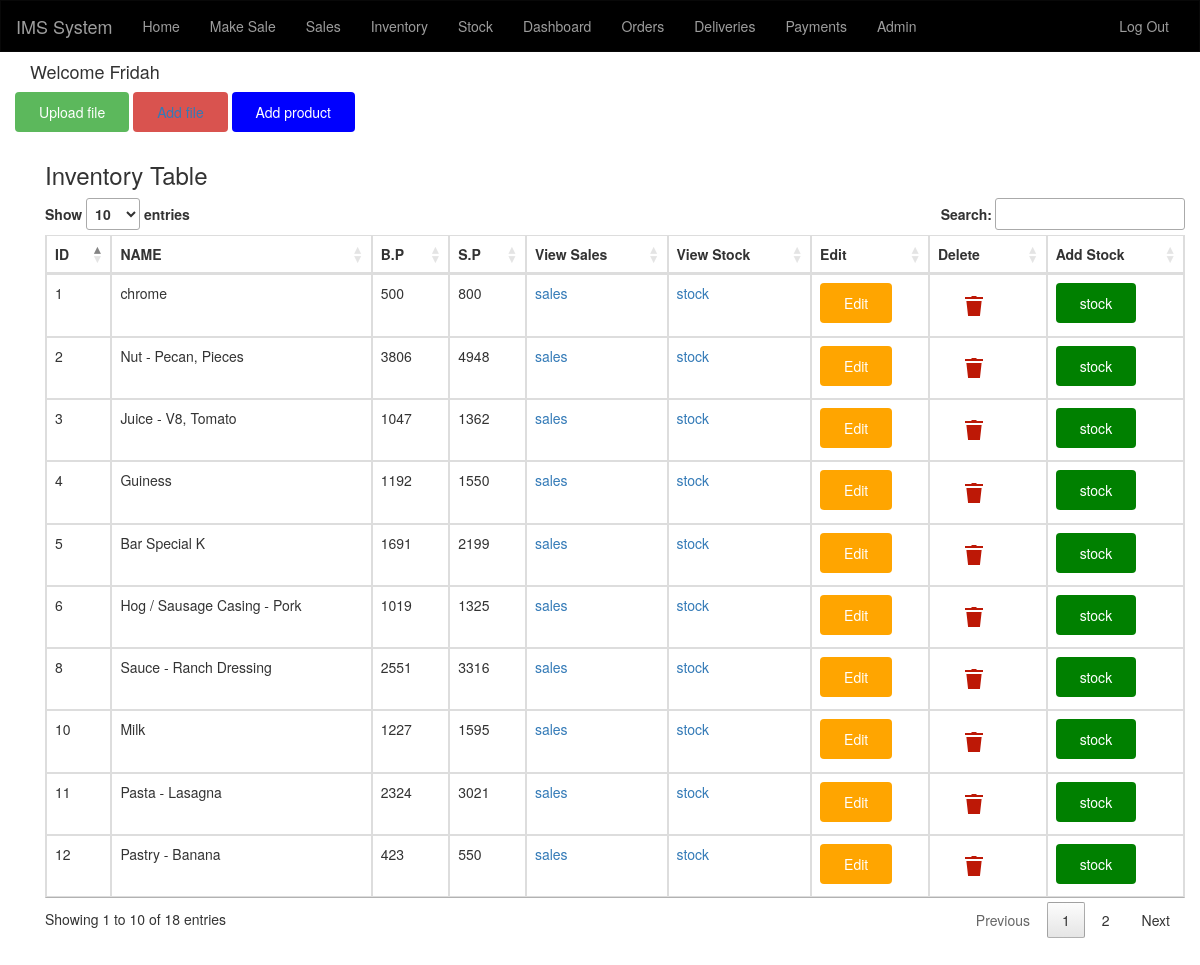
The page /inventory (signed in) on the database its author committed.
### app/models/users.py (models this page shows)
class Users(UserMixin,db.Model):
    __tablename__ = "users"
    id = db.Column(db.Integer, primary_key=True)
    email = db.Column(db.String(100),nullable=False, unique=True)
    password = db.Column(db.String(100), server_default='')
    username = db.Column(db.String(1000))
    role = db.Column(db.String(1000))

### app/models/products.py (models this page shows)
class Products(db.Model):
    __tablename__ = 'products'
    id = db.Column(db.Integer, primary_key=True)
    name = db.Column(db.String(80), unique=True, nullable=False)
    bp = db.Column(db.Integer,  nullable=False)
    sp = db.Column(db.Integer, nullable=False)
    user_id = db.Column(db.Integer, db.ForeignKey('users.id'))

### app/main.py (the view)
@app.route('/inventory')
@login_required
def inventory():
    records =Products.query.all()
    name=current_user.username
    return render_template('inventory.html',myData=records,name= name)

### app/main.py (called while the page is built)
@app.before_first_request
def create_tables():
    db.create_all()
    login_manager = LoginManager()
    login_manager.login_view = 'login'
    login_manager.init_app(app)
    @login_manager.user_loader
    def load_user(user_id):
        return Users.query.get(int(user_id))

def login_required(f):
    @wraps(f)
    def wrapper(*args, **kwargs):
        if not current_user.is_authenticated :
            flash('Login first to access this page.')
            return redirect('/login')
        else:
            return  f(*args, **kwargs)
    return wrapper

@app.context_processor
def utility_processor():
    def compute_quanity(orderID: int):
        inv = OrderDetails.query.with_entities(OrderDetails.quantity,Products.sp).join(Products).filter(OrderDetails.order_id == orderID).all()
        totals = list(map(lambda tupl: tupl[0]* tupl[1], inv))
        return sum(totals)
    return dict(compute_quanity=compute_quanity)

@app.teardown_appcontext
def shutdown_session(exception=None):
    db.session.remove()

### app/templates/inventory.html (shortened to what this page needs)
<!DOCTYPE html>
<html lang="en">
<head>
  <link rel="stylesheet" href="/static/css/datatables.min.css">
  <link rel="stylesheet" href="/static/css/bootstrap.min.css">
  <link rel="stylesheet" href="/static/css/font-awesome4.7.0.min.css">
</head>
<body>
<nav class="navbar navbar-inverse">
  <div class="container-fluid">
    <div class="navbar-header">
      <a class="navbar-brand" href="#">IMS System</a>
    </div>
    <div class="collapse navbar-collapse" id="myNavbar">
      <ul class="nav navbar-nav">
        <li><a href="/">Home</a></li>
        {% if current_user.is_authenticated %}
           {% if current_user.role == 'Employee' %}
              <li ><a href="/makeorder">Make Sale</a></li>
              <li class="active"><a href="/inventory">Inventory</a></li>
              <li ><a href="/stock">Stock</a></li>
            {% elif current_user.role == 'Admin' %}
              <li><a href="/makeorder">Make Sale</a></li>
              <li><a href="/sales">Sales</a></li>
              <li><a href="/inventory">Inventory</a></li>
              <li ><a href="/stock">Stock</a></li>
              <li><a href="/dashboard">Dashboard</a></li>
              <li ><a href="/orders">Orders</a></li>
              <li ><a href="/delivery">Deliveries</a></li>
              <li ><a href="/payments">Payments</a></li>
              <li><a href="/admin">Admin</a><li>
            {% endif %}
        {% endif %}
      </ul>
      <ul class="nav navbar-nav navbar-right">
        {% if current_user.is_authenticated %}
          <li><a href="/logout"><span class="glyphicon glyphicon-log-in"></span> Log Out</a></li>
        {% endif %}
      </ul>
    </div>
  </div>
</nav>
<div class="container">
  <h4>Welcome {{name}}</h4>
  <div class="row">
    <div class="col-3">
      <button type="button" class="btn btn-success" data-toggle="modal" data-target="#Modal" >Upload file</button>
      <button type="button" class="btn btn-danger"><a href='/add_csv' >Add file </a></button>
      <button type="button" class="new btn" data-toggle="modal" data-target="#exampleModal">
      Add product
      </button>
    </div>
</div>
</div>
<div class="container">
  <h3>Inventory Table</h3>
  <table class="table table-bordered" id="table1">
    <thead>
      <tr>
        <th>ID</th>
        <th>NAME</th>
        <th>B.P</th>
        <th>S.P</th>
        {% if current_user.role == 'Admin' %}
        <th>View Sales</th>
        <th>View Stock</th>
        <th>Edit</th>
        <th>Delete</th>
        <th>Add Stock </th>
        {% endif %}
      </tr>
    </thead>
    <tbody>
      {% for row in myData %}
      <tr>
        <td>{{row.id}}</td>
        <td>{{row.name}}</td>
        <td>{{row.bp}}</td>
        <td>{{row.sp}}</td>
        {% if current_user.role == 'Admin' %}
        <td><a href="/sales/{{row.id}}">sales</a> </td>
        <td><a href="/stock/{{row.id}}">stock</a> </td>
        <td>
          <button type="button" class="edit btn" data-toggle="modal" data-target="#Modal{{row.id}}">
            Edit
          </button>
        </td>
        <td>
          <button type="button" class="delete btn" data-toggle="modal" data-target="#deleteModal{{row.id}}">
            <img src = "/static/images/delete-24.svg" alt="delete"/>
          </button>
        </td>
        <td>
          <button type="button" class="sale btn" data-toggle="modal" data-target="#stockModal{{row.id}}">
            stock
          </button>
        </td>
        {% endif %}
      </tr>
      {% endfor %}
    </tbody>
  </table>
</div>
</body>
</html>

### app/templates/inventory.html (style rules this page uses)
.navbar { margin-bottom: 0; border-radius: 0; background-color: black; }
body { margin-bottom: 50px; }
.btn { border: 5px; color: white; padding: 10px 24px; cursor: pointer; }
.sale { background-color: green; }
.new { background-color: blue; }
.edit { background-color: orange; }
.delete { background-color: white; }

### rows shown on the page
Users: username "Fridah"
Products: id "1", name "chrome", bp "500", sp "800"
Products: id "2", name "Nut - Pecan, Pieces", bp "3806", sp "4948"
Products: id "3", name "Juice - V8, Tomato", bp "1047", sp "1362"
Products: id "4", name "Guiness", bp "1192", sp "1550"
Products: id "5", name "Bar Special K", bp "1691", sp "2199"
Products: id "6", name "Hog / Sausage Casing - Pork", bp "1019", sp "1325"
Products: id "8", name "Sauce - Ranch Dressing", bp "2551", sp "3316"
Products: id "10", name "Milk", bp "1227", sp "1595"
Products: id "11", name "Pasta - Lasagna", bp "2324", sp "3021"
Products: id "12", name "Pastry - Banana", bp "423", sp "550"
